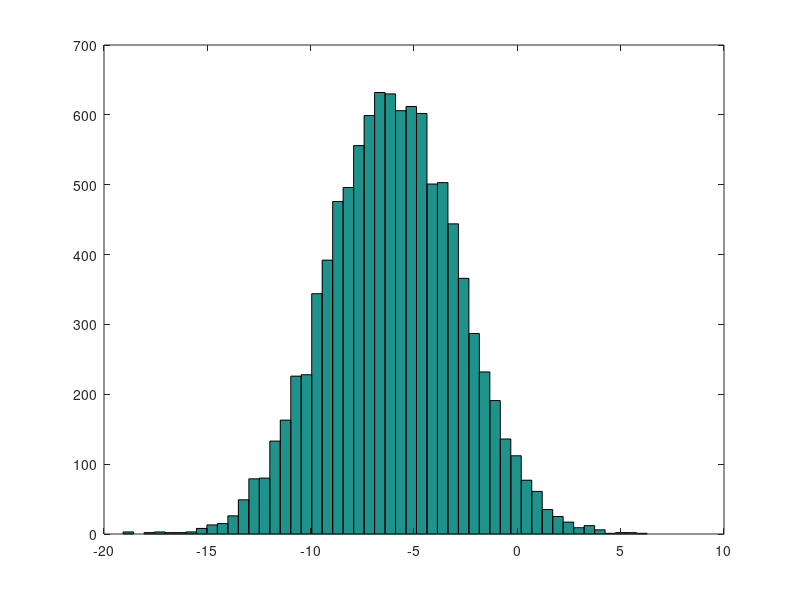

MATLAB code to generate this figure:
5 + 6
3 - 2
5 * 8
1 / 2
2 ^ 6
1 == 2
1 ~= 2
1 && 0
1 || 0
xor(1, 0)
% PS1('>> ');
a = 3
a = 3; % semicolon supressing output
b = 'hi';
b
c = (3 >= 1);
c
a = pi;
a
disp(a);
fprintf('2 decimals: %0.2f\n', a);
fprintf('6 decimals: %0.6f\n', a);
format long
a
format short
a
A = [1 2; 3 4; 5 6]
A = [1 2;
     3 4;
     5 6]
V = [1, 2, 3]
V = [1; 2; 3]
V = 1 : 0.1 : 2
V = 1 : 6
ones(2, 3)
C = 2 * ones(2, 3)
C = [2 2 2; 2 2 2]
W = ones(1, 3)
W = zeros(1, 3)
W = rand(1, 3)
rand(3, 3)
rand(3, 3)
rand(3, 3)
W = -6 + sqrt(10) * (randn(1, 10000));
hist(W)
hist(W, 50)
eye(4)
eye(6)
eye(3)
help eye
help rand
help randn
help help
